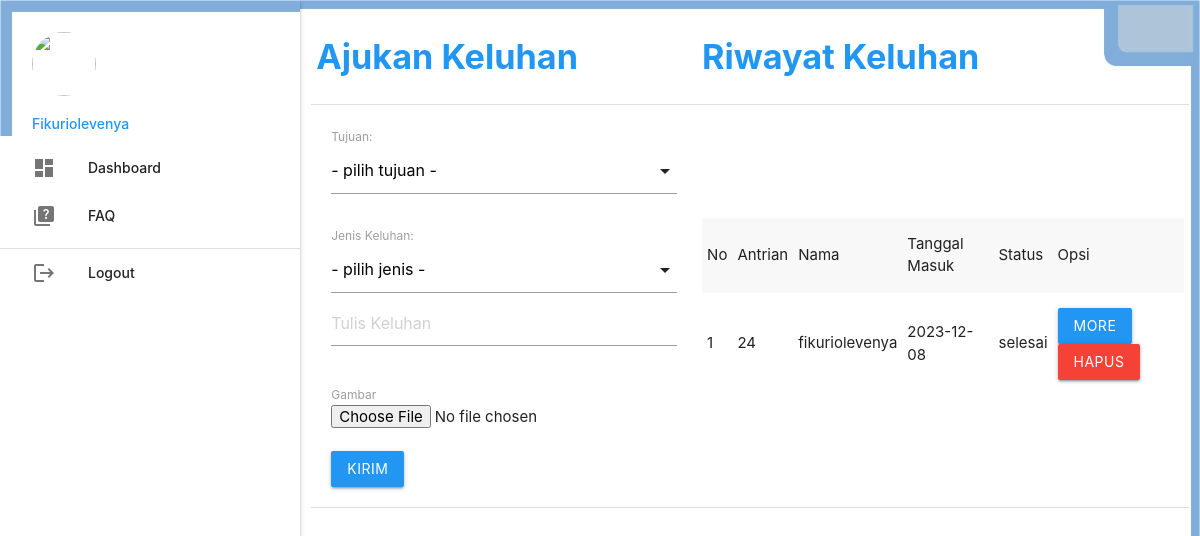
The app's page /user/ (signed in) with its own data.
### tables this page shows
CREATE TABLE `complain` (
  `no_antrian` int(16) NOT NULL,
  `id_user` int(10) NOT NULL,
  `keluhan` text NOT NULL,
  `lampiran` varchar(100) NOT NULL,
  `tgl_keluhan` varchar(20) NOT NULL,
  `tjn_kategori` int(11) NOT NULL,
  `jns_kategori` int(11) NOT NULL,
  `status` enum('proses','selesai') NOT NULL
);

CREATE TABLE `akun_user` (
  `id_user` int(16) NOT NULL,
  `nama_user` varchar(100) DEFAULT NULL,
  `username` varchar(100) DEFAULT NULL,
  `password` varchar(50) DEFAULT NULL
);

### user/dashboard.php (the view, shortened to what this page needs)
<table class="responsive-table" border="2" style="width: 100%;">
	<tr>
		<td><h4 class="blue-text hide-on-med-and-down"><b>Ajukan Keluhan</b></h4></td>
		<td><h4 class="blue-text hide-on-med-and-down"><b>Riwayat Keluhan</b></h4></td>
	</tr>
	<tr>
	<td style="padding: 20px;">
			<form method="POST" enctype="multipart/form-data">
			<label for="tujuan">Tujuan:</label>
            <br>
            <label for="jenis">Jenis Keluhan:</label>
				<textarea class="materialize-textarea"name="keluhan"placeholder="Tulis Keluhan"required></textarea><br><br>
				<label>Gambar</label>
				<input type="file" name="lampiran"><br><br>
				<input type="submit" name="kirim" value="Kirim" class="btn blue">
			</form>
		</td>
		<td>
			<table border="3" class="responsive-table striped highlight">
				<tr>
					<td>No</td>
					<td>Antrian</td>
					<td>Nama</td>
					<td>Tanggal Masuk</td>
					<td>Status</td>
					<td>Opsi</td>
				</tr>
				<?php
					$no=1;
					$sql = "SELECT * FROM complain INNER JOIN akun_user ON complain.id_user=akun_user.id_user
					WHERE complain.id_user='".$_SESSION['data']['id_user']."'
					ORDER BY complain.no_antrian DESC";
					$pengaduan = mysqli_query($koneksi,$sql);
					while ($r=mysqli_fetch_assoc($pengaduan)) { ?>
					<tr>
						<td><?php echo $no++; ?></td>
						<td><?php echo $r['no_antrian']; ?></td>
						<td><?php echo $r['nama_user']; ?></td>
						<td><?php echo $r['tgl_keluhan']; ?></td>
						<td><?php echo $r['status']; ?></td>
						<td>
						<?php
						if ($r['status'] == 'proses') {
							echo '<a class="btn grey modal-trigger" href="#tanggapan&id_pengaduan='
							. $r['no_antrian'] . '">More</a>';
						} elseif ($r['status'] == 'selesai') {
							echo '<a class="btn blue modal-trigger" href="#tanggapan&id_pengaduan='
							. $r['no_antrian'] . '">More</a>';
						}
       					?>
							<a class="btn red" onclick="return confirm('Anda Yakin Ingin Menghapus?')"
							href="index.php?p=pengaduan_hapus&no_antrian=
							<?php echo $r['no_antrian'] ?>">Hapus</a>
						</td>
					</tr>
				<?php	}
				 ?>
			</table>
		</td>
	</tr>
</table>

### records on screen
complain: no_antrian "24", id_user.nama_user "fikuriolevenya", tgl_keluhan "2023-12-08", status "selesai"

### other values on screen
$_SESSION['data']['nama_user'] "Fikuriolevenya"
